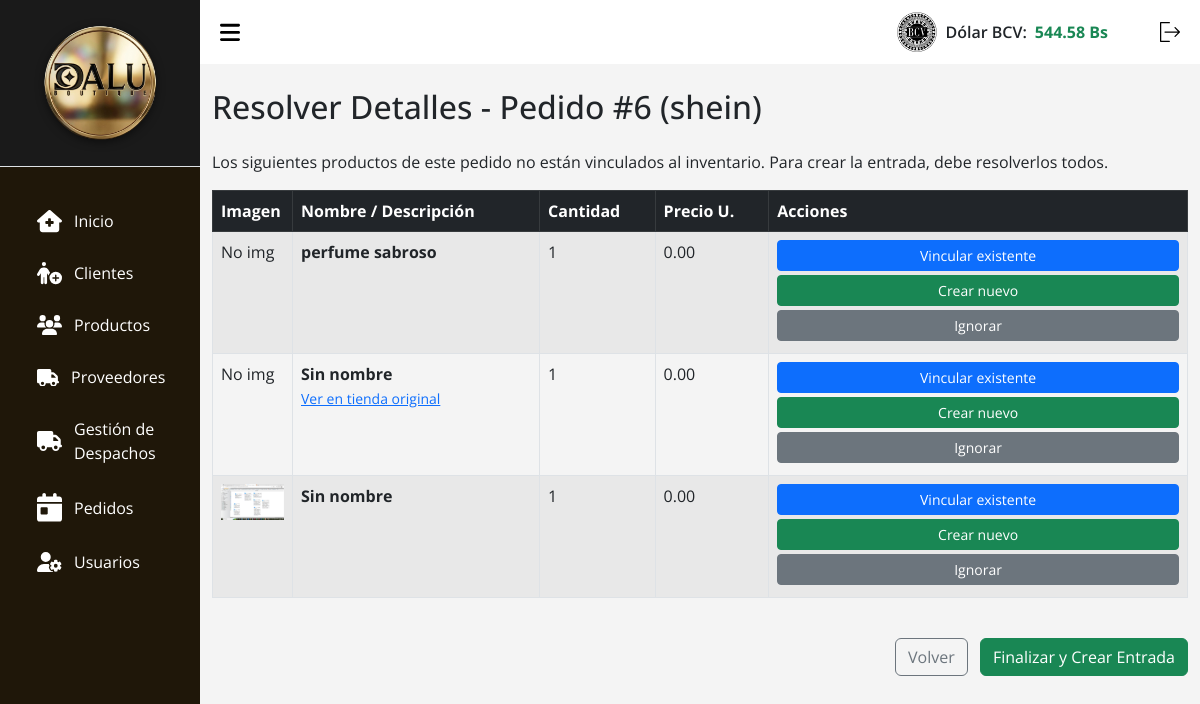
The page /index.php?c=pedidos&accion=resolverDetalles&id=6 (signed in) on the database its author committed.
### tables this page shows
CREATE TABLE `tasa` (
  `id` int(11) NOT NULL,
  `valor` decimal(10,2) NOT NULL,
  `fecha_actualizacion` datetime NOT NULL DEFAULT current_timestamp()
);

CREATE TABLE `pedidos` (
  `id` int(11) NOT NULL,
  `id_proveedor` int(11) DEFAULT NULL,
  `nombre proveedor` varchar(11) DEFAULT NULL,
  `id_cliente` int(11) DEFAULT NULL,
  `tipo` enum('cliente','proveedor','propios','') NOT NULL,
  `fecha_registro` timestamp NOT NULL DEFAULT current_timestamp(),
  `estado` enum('pendiente','confirmado','enviado','recibido','cancelado','entregado') NOT NULL DEFAULT 'pendiente'
);

CREATE TABLE `detalles_pedido` (
  `id` int(11) NOT NULL,
  `id_pedido` int(11) NOT NULL,
  `id_producto` int(11) DEFAULT NULL,
  `tipo` enum('cliente','proveedor') NOT NULL,
  `imagen` varchar(60) NOT NULL,
  `link` text NOT NULL,
  `fecha_registro` timestamp NOT NULL DEFAULT current_timestamp(),
  `estado` enum('pendiente','recibido','entregado','') NOT NULL,
  `nombre_producto` varchar(150) DEFAULT NULL COMMENT 'Para productos vagos',
  `cantidad` int(11) NOT NULL DEFAULT 1,
  `precio_unitario` decimal(10,2) DEFAULT NULL,
  `descripcion_producto` text DEFAULT NULL,
  `id_variante` int(11) DEFAULT NULL,
  `status_inventario` enum('pendiente','vinculado','creado','ignorado') DEFAULT 'pendiente'
);

### src/Models/Conexion.php (called while the page is built, shortened)
<?php
    class Conexion extends PDO {
        function __construct() {
            $servername = "localhost";
            $username = "root";
            $password = "";
            $dbname = "tiendadalu";
        }
    }

### src/Models/Tasa.php (called while the page is built, shortened)
<?php
class Tasa {
    private $db;
    public function __construct() {
        $this->db = new Conexion();
    }
    public function getLatest() {
        try {
            $stmt = $this->db->prepare("SELECT * FROM tasa ORDER BY id DESC LIMIT 1");
            $stmt->execute();
            return $stmt->fetch(PDO::FETCH_ASSOC);
        } catch (PDOException $e) {
            return false;
        }
    }
}

### src/Models/Pedidos.php (called while the page is built, shortened)
<?php
    class Pedidos extends Conexion {
        private $id;
        public function __construct($id = null, $id_cliente = null, $tipo = null, $estado = 'pendiente', $nombre_proveedor = null) {
            $this->id = $id;
        }
        public function setId($id) { $this->id = $id; return $this; }
        public function getById($id) {
            $sql = "SELECT p.*,
                    p.`nombre proveedor` AS nombre_proveedor,
                    c.nombre as cliente_nombre,
                    c.apellido as cliente_apellido,
                    c.cedula as cliente_cedula,
                    c.telefono as cliente_telefono,
                    c.direccion as cliente_direccion
                    FROM pedidos p
                    LEFT JOIN clientes c ON p.id_cliente = c.id
                    WHERE p.id = :id";
            $stmt = $this->prepare($sql);
            $stmt->bindParam(":id", $id);
            $stmt->execute();
            $pedido = $stmt->fetch(\PDO::FETCH_ASSOC);
            if ($pedido) {
                $pedido['detalles'] = $this->getDetallesByPedido($id);
            }
            return $pedido;
        }
        public function getDetallesByPedido($pedido_id) {
            $sql = "SELECT dp.*,
                    p.nombre as producto_nombre,
                    p.precio_venta as producto_precio,
                    pv.nombre_variante as variante_nombre,
                    pv.atributos as variante_atributos
                    FROM detalles_pedido dp
                    LEFT JOIN productos p ON dp.id_producto = p.id
                    LEFT JOIN producto_variantes pv ON dp.id_variante = pv.id
                    WHERE dp.id_pedido = :id_pedido
                    ORDER BY dp.id";
            $stmt = $this->prepare($sql);
            $stmt->bindParam(":id_pedido", $pedido_id);
            $stmt->execute();
            $detalles = $stmt->fetchAll(\PDO::FETCH_ASSOC);
            return $detalles;
        }
        public function getDetallesPendientes() {
            $sql = "SELECT dp.*, p.tipo as pedido_tipo
                    FROM detalles_pedido dp
                    JOIN pedidos p ON dp.id_pedido = p.id
                    WHERE dp.id_pedido = :id_pedido
                    AND dp.status_inventario = 'pendiente'";
            $stmt = $this->prepare($sql);
            $stmt->bindParam(":id_pedido", $this->id);
            $stmt->execute();
            return $stmt->fetchAll(\PDO::FETCH_ASSOC);
        }
        public function getPedidoConDetallesPendientes($pedido_id) {
            $pedido = $this->getById($pedido_id);
            $pedido['detalles_pendientes'] = $this->getDetallesPendientes();
            return $pedido;
        }
    }

### src/Views/V_ResolverDetalles.php (the view, shortened to what this page needs)
<!DOCTYPE html>
<html lang="es">
<head>
    <link rel="stylesheet" href="assets/css/css.css">
    <link rel="stylesheet" href="assets/css/header.css">
    <link rel="stylesheet" href="assets/bootstrap.min.css">
</head>
<body>
    <?php require_once __DIR__ . "/../Views/layout/header.php"; ?>
    <div class="container mt-4">
        <h2 class="mb-4">Resolver Detalles - Pedido #<?= htmlspecialchars($pedido['id']) ?> (<?= htmlspecialchars($pedido['nombre_proveedor']) ?>)</h2>
        <p>Los siguientes productos de este pedido no están vinculados al inventario. Para crear la entrada, debe resolverlos todos.</p>
        <div class="table-responsive">
            <table class="table table-bordered table-striped" id="tablaDetalles">
                <thead class="table-dark">
                    <tr>
                        <th>Imagen</th>
                        <th>Nombre / Descripción</th>
                        <th>Cantidad</th>
                        <th>Precio U.</th>
                        <th>Acciones</th>
                    </tr>
                </thead>
                <tbody>
                    <?php foreach($pedido['detalles_pendientes'] as $det): ?>
                    <tr id="row-<?= $det['id'] ?>">
                        <td style="width: 80px;">
                            <?php if(!empty($det['imagen'])): ?>
                                <img src="<?= htmlspecialchars($det['imagen']) ?>" alt="Img" style="width: 100%; object-fit: contain;">
                            <?php else: ?>
                                <span>No img</span>
                            <?php endif; ?>
                        </td>
                        <td>
                            <strong><?= htmlspecialchars($det['nombre_producto'] ?: 'Sin nombre') ?></strong>
                            <?php if(!empty($det['link'])): ?>
                                <br><a href="<?= htmlspecialchars($det['link']) ?>" target="_blank" class="small">Ver en tienda original</a>
                            <?php endif; ?>
                            <br><small><?= htmlspecialchars($det['descripcion_producto']) ?></small>
                        </td>
                        <td><?= htmlspecialchars($det['cantidad']) ?></td>
                        <td><?= htmlspecialchars($det['precio_unitario'] ?? '0.00') ?></td>
                        <td class="acciones-td">
                            <button class="btn btn-sm btn-primary btn-vincular mb-1 w-100" data-id="<?= $det['id'] ?>" data-bs-toggle="modal" data-bs-target="#modalVincular">Vincular existente</button>
                            <button class="btn btn-sm btn-success btn-crear mb-1 w-100" data-id="<?= $det['id'] ?>" data-nombre="<?= htmlspecialchars($det['nombre_producto']) ?>" data-precio="<?= htmlspecialchars($det['precio_unitario']) ?>" data-bs-toggle="modal" data-bs-target="#modalCrear">Crear nuevo</button>
                            <button class="btn btn-sm btn-secondary btn-ignorar mb-1 w-100" data-id="<?= $det['id'] ?>">Ignorar</button>
                        </td>
                    </tr>
                    <?php endforeach; ?>
                </tbody>
            </table>
        </div>
        <div class="text-end mt-4">
            <a href="?c=pedidos&accion=view" class="btn btn-outline-secondary me-2">Volver</a>
            <form action="?c=entradas&accion=crearDesdePedido" method="POST" class="d-inline" id="formFinalizar">
                <button type="button" class="btn btn-success" id="btnFinalizar" onclick="checkFinalizar()">Finalizar y Crear Entrada</button>
            </form>
        </div>
    </div>
</body>
</html>

### src/Views/layout/header.php (shortened to what this page needs)
<?php
$tasaModel_header = new Tasa();
$tasaActual_header = $tasaModel_header->getLatest();
$tasaValor = $tasaActual_header ? number_format((float)$tasaActual_header['valor'], 2) : '0.00';
?>
<section id="sidebar">
  <div class="sidebar-heading border-bottom p-3" style="background-color: #1a1a1a; text-align: center;">
    <img src="assets/img/dalulisto.png" style="max-width: 80%; height: auto; filter: drop-shadow(0px 2px 4px rgba(0,0,0,0.5));" alt="Logo Dalu">
  </div>
  <ul class="side-menu">
    <li class="nav-item m-1 fs-6">
      <a class="nav-link active" aria-current="page" href="?c=Home">
        Inicio</a>
    </li>
    <li class="nav-item m-1 fs-6">
      <a class="nav-link" href="?c=Clientes">
        Clientes
      </a>
    </li>
    <li class="nav-item m-1 fs-6">
      <a class="nav-link" href="?c=Productos">
        Productos
      </a>
    </li>
    <li class="nav-item m-1 fs-6">
      <a class="nav-link" href="?c=Proveedores">
        Proveedores
      </a>
    </li>
<li class="nav-item m-1 fs-6">
      <a class="nav-link" href="?c=Despacho">
          Gestión de
          <br>
          Despachos
      </a>
    </li>
    <li class="nav-item m-1 fs-6">
      <a class="nav-link" href="?c=Pedidos">
        Pedidos
      </a>
    </li>
    <li class="nav-item  m-1 fs-6">
      <a class="nav-link" href="?c=Usuarios">
        Usuarios
      </a>
    </li>
  </ul>
</section>
<section id="content">
  <nav>
    <div class="d-flex align-items-center ms-auto me-4" id="bcvDiv" style="cursor:pointer;" data-bs-toggle="modal" data-bs-target="#modalTasa">
        <img class="img-bcv me-2" src="assets/img/bcv2.png" alt="BCV" width="40">
        <span class="text-dark fw-semibold me-2">Dólar BCV:</span>
        <span class="text-success fw-bold" id="Dolar_bcv"><?= htmlspecialchars($tasaValor) ?> Bs</span>
    </div>
    <form action="index.php?c=login&a=Logout" method="POST">
      <button type="submit" style="background: none; border: none; cursor: pointer;">
      </button>
    </form>
  </nav>

### assets/css/css.css (style rules this page uses)
* { margin: 0; padding: 0; text-decoration: none; box-sizing: border-box; font-family: 'Segoe UI', Tahoma, Geneva, Verdana, sans-serif; }
body { font-family: Arial, Helvetica, sans-serif; height: 100vh; display: flex; flex-wrap: nowrap; background: #9794942c; }

### assets/css/header.css (style rules this page uses)
* { font-family: 'Open Sans', sans-serif; margin: 0; padding: 0; box-sizing: border-box; }
:root { --grey: #F1F0F6; --dark-grey: #2610a1be; --light: #fff; --dark: #000; --green: #81D43A; --light-green: #E3FFCB; --blue: #1775F1; --light-blue: #D0E4FF; --dark-blue: #0C5FCD; --red: #FC3B56; }
li { list-style: none; }
#sidebar { position: fixed; max-width: 200px; width: 100%; background: var(--light); top: 0; left: 0; height: 100%; overflow-y: auto; scrollbar-width: none; transition: all .3s ease; background-color: #1f1709; z-index: 200; }
#sidebar .icon { min-width: 22px; display: flex; justify-content: center; align-items: center; margin-right: 12px; }
#sidebar .side-menu { margin: 30px 0; padding: 0 18px; transition: all .3s ease; }
#sidebar .side-menu a { display: flex; align-items: center; font-size: 16px; color: var(--light); padding: 12px 16px 12px 0; border-radius: 20px; margin: 4px 0; white-space: nowrap; }
#content { position: relative; width: calc(100% - 200px); left: 200px; transition: all .3s ease; background-color: #49494a0f; }
nav { background: var(--light); height: 64px; padding: 0 20px; display: flex; align-items: center; grid-gap: 28px; position: sticky; top: 0; left: 0; z-index: 100; justify-content: space-between; }
nav .toggle-sidebar { font-size: 18px; cursor: pointer; }
svg { width: 20px; cursor: pointer; }
.icon { margin-left: 15px; align-items: baseline; width: 25px; transition: 1.3s; }

### rows shown on the page
tasa: valor "544.58"
pedidos: id "6", nombre proveedor "shein"
detalles_pedido: imagen "No img", nombre_producto "perfume sabroso", cantidad "1", precio_unitario "0.00"
detalles_pedido: imagen "No img", nombre_producto "Sin nombre", cantidad "1", precio_unitario "0.00"
detalles_pedido: imagen (picture), nombre_producto "Sin nombre", cantidad "1", precio_unitario "0.00"
